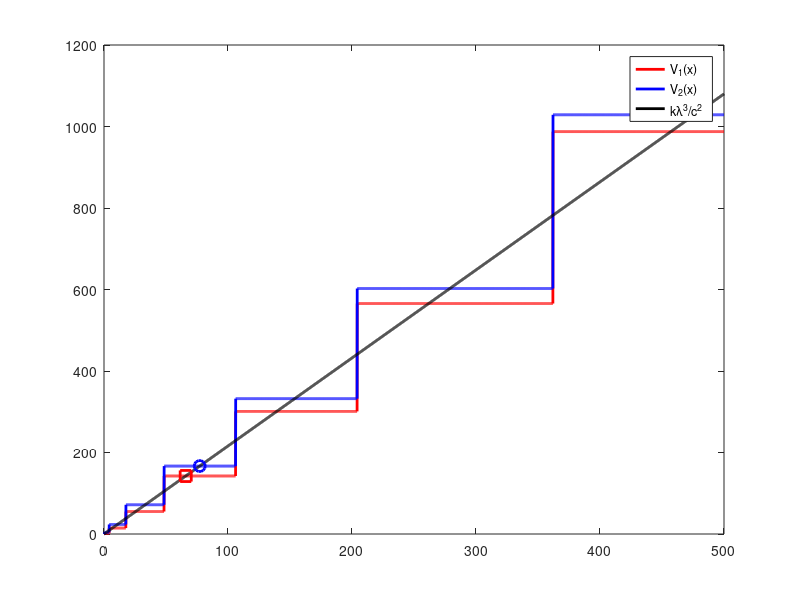
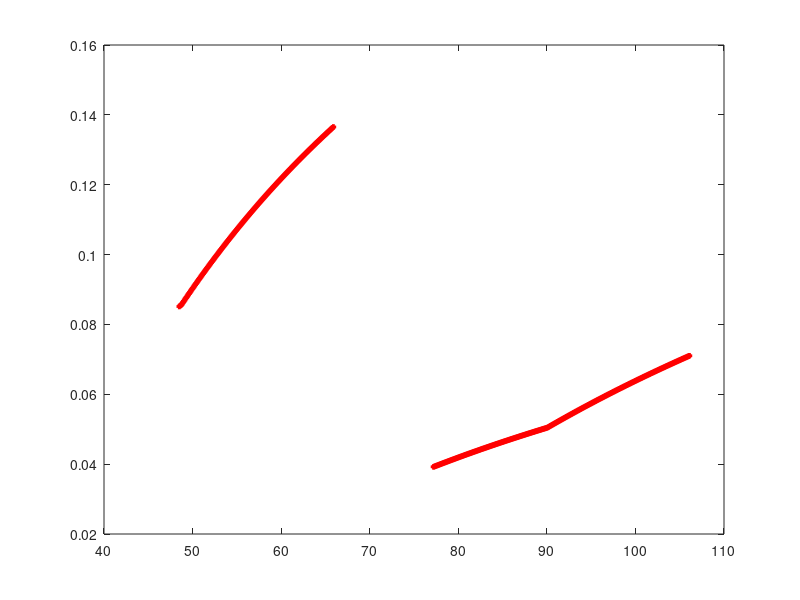

The MATLAB source for these figures, in order: (Note: this script raises an error after producing the figures.)
%%%%%%%%%%%%%%%%%%%%%%%%%%%%%%%%%%%%%%%%%%
%%%%%%% floor NE self-optimization %%%%%%%
%%%%%%%%%%%        PoA         %%%%%%%%%%%
%%%%%%%%%%%%%%%%%%%%%%%%%%%%%%%%%%%%%%%%%%

clear
lambda = 6;
mu = 4;
rho = lambda / mu;
k = 0.1 : .1 : 500;
c = 10;
count  = 0;

v1 = zeros(1, length(k));
v2 = zeros(1, length(k));
x1 = zeros(1, length(k));
x2 = zeros(1, length(k));

for i = 1 : length(k)
    if rho == 1
        x_opt = (2.*k(i).*lambda^3./c^2).^(1/4) - 1;
        x1(i) = floor(x_opt);
        x2(i) = ceil(x_opt);
        v1(i) = (x1(i)+1).^3 .*(x1(i)+2)./2;
        v2(i) = x2(i).*(x2(i)+1).^3./2;
    else
        myfun1 = @(x) (k(i).*lambda.^3.*(1-rho).^3./(c.^2.*rho.^3)).*(1 + 1./(rho.^(x+1)-1)).^2 ...
            + (rho.^(x+1)-1)./log(rho) - x - 1;
        x_opt = fzero(myfun1, [-0.9 200]);
        x1(i) = floor(x_opt);
        x2(i) = ceil(x_opt);
        v1(i) = (1 - rho.^(x1(i)+1)).^2.*(x1(i)+1-(x1(i)+2).*rho+rho.^(x1(i)+2))./(rho.^(2.*x1(i)-1) .* (1-rho)^4);
        v2(i) = (1 - rho.^(x2(i)+1)).^2.*(x2(i) -(x2(i)+1).*rho+rho.^(x2(i)+1))./(rho.^(2.*x2(i)-1) .* (1-rho)^4);
    end
end
%%%%%%%%%%%%%%%%%%%%%%%%%%%%%%%%%%%%%%%%%%%%%
% find the floor start index and end index 
for j = 1 : length(v1)
    if (x1(j) == 3)
        index_start_floor = j;
        break
    end
end

for j = 1 : length(v1)
    if (x1(j) == 4)
        index_end_floor = j-1;
        break
    end
end

for m = index_start_floor : index_end_floor
    if (k(m)*lambda^3/c^2 > v1(m))
        floor_end = m-1;
        break
    end
end
%%%%%%%%%%%%%%%%%%%%%%%%%%%%%%%%%%%%%%%%%%%%%%
% find the ceiling start index and end index

for j = 1 : length(v2)
    if (x2(j) == 4)
        index_start_ceil = j;
        break
    end
end

for j = 1 : length(v2)
    if (x2(j) == 5)
        index_end_ceil = j-1;
        break
    end
end

for m = index_start_ceil : index_end_ceil
    if (k(m)*lambda^3/c^2 > v2(m))
        ceil_start = m;
        break
    end
end
%%%%%%%%%%%%%%%%%%%%%%%%%%%%%%%%%%%%%%%%%%%%%%
k_floor = k(index_start_floor : floor_end);
k_ceil = k(ceil_start : index_end_ceil);

% price of anarchy
% self-optimiation vs overall

priceOfAnarchy_floor = zeros(1, length(k_floor));


for i = 1 : length(k_floor)
    if rho == 1
        W = 1/2;
    else
        W = rho/(1-rho) + rho/log(rho);
    end
    if k_floor(i)*lambda^3/c^2 < W/3
%%%%%%%%%%%%% self-optimization Bs = 0 %%%%%%%%%%%%%
        T_u(1:3) = k_floor(i) * lambda^2/c^2;

%%%%%%%%%%%%%%% overall B_g = 0 %%%%%%%%%%%%%%%%
        T_g(1:3) = k_floor(i) * lambda^2/c^2;

        
    elseif (k_floor(i)*lambda^3/c^2 >= W/3) && (k_floor(i)*lambda^3/c^2 < W)
%%%%%%%%%%%%%%%% self-optimization  Bs = 0 %%%%%%%%%%%%%%
        T_u(1:3) = k_floor(i) * lambda^2/c^2;

%%%%%%%%%%%%% overall optimization %%%%%%%%%%%%%%
        if rho == 1
            x_opt = (6*k_floor(i)*lambda^3/c^2)^(1/4) - 1;
        else
            myfun = @(x) (3.*k_floor(i).*lambda.^3.*(1-rho).^3./(c.^2.*rho.^3)).*(1 + 1./(rho.^(x+1)-1)).^2 + (rho.^(x+1)-1)./log(rho) - x - 1;
            x_opt = fzero(myfun, [-0.9 200]);
        end
        if x_opt < 0
            B(1) = 0;
            B(2) = 0;
            B(3) = 0;
        else
            %B = floor(x_opt):floor(x_opt)+1;
            B(1) = floor(x_opt);
            B(2) = floor(x_opt) + 1;
            B(3) = x_opt;
            %B = x_opt;
        end
        if rho ~= 1
            pi_0 = (1 - rho)./(1 - rho.^(B+1));
            pi_B = (rho.^B - rho.^(B+1))./(1 - rho.^(B+1));
            E_Q = pi_0 .* rho .* ( 1 - rho.^B)./(1-rho).^2 - B .* rho.^(B+1).*pi_0 ./ (1 - rho);
            E_Q1 = (B+1)./(rho.^(B+1) - 1) + B + 1/(1 - rho);
        else
            pi_B = 1 ./ (B+1);
            E_Q = B./ 2;
        end
        T_g  =  E_Q./lambda + k_floor(i).*lambda^2 .* pi_B.^3 ./ c^2;
    else
 %%%%%%%%%%%%% self-optimization %%%%%%%%%%%%%%
        if rho == 1
            x_opt = (2*k_floor(i)*lambda^3/c^2)^(1/4) - 1;
        else
            myfun1 = @(x) (k_floor(i).*lambda.^3.*(1-rho).^3./(c.^2.*rho.^3)).*(1 + 1./(rho.^(x+1)-1)).^2 + (rho.^(x+1)-1)./log(rho) - x - 1;
            x_opt = fzero(myfun1, [-0.9 200]);
        end
        if x_opt < 0
            Bs(1) = 0;
            Bs(2) = 0;
            Bs(3) = 0;
        else
            %Bs = floor(x_opt):floor(x_opt)+1;
            %Bs = x_opt;
            Bs(1) = floor(x_opt);
            Bs(2) = floor(x_opt) + 1;
            Bs(3) = x_opt;
        end
        if rho ~= 1
            pi_0s = (1 - rho)./(1 - rho.^(Bs+1));
            pi_Bs = (rho.^Bs - rho.^(Bs+1))./(1 - rho.^(Bs+1));
            E_Qs = pi_0s .* rho .* ( 1 - rho.^Bs)./(1-rho).^2 - Bs .* rho.^(Bs+1).*pi_0s ./ (1 - rho);
            E_Q1 = (Bs + 1)./(rho.^(Bs+1) - 1) + Bs + 1/(1 - rho);
        else
            pi_Bs = 1 ./ (Bs+1);
            E_Qs = Bs./ 2;
        end
        T_u  =  E_Qs./lambda + k_floor(i).*lambda^2 .* pi_Bs.^3 ./ c^2;

        
%%%%%%%%%%%%% overall optimization%%%%%%%%%%%%%
        if rho == 1
            x_opt = (6*k_floor(i)*lambda^3/c^2)^(1/4) - 1;
        else
            myfun2 = @(x) (3.*k_floor(i).*lambda.^3.*(1-rho).^3./(c.^2.*rho.^3)).*(1 + 1./(rho.^(x+1)-1)).^2 + (rho.^(x+1)-1)./log(rho) - x - 1;
            x_opt = fzero(myfun2, [-0.9 200]);
        end
        if x_opt < 0
            B(1) = 0;
            B(2) = 0;
            B(3) = 0;
        else
            B(1) = floor(x_opt);
            B(2) = floor(x_opt) + 1;
            B(3) = x_opt;
            %B = floor(x_opt):floor(x_opt)+1;
            %B = x_opt;
        end
        if rho ~= 1
            pi_0 = (1 - rho)./(1 - rho.^(B+1));
            pi_B = (rho.^B - rho.^(B+1))./(1 - rho.^(B+1));
            E_Q = pi_0 .* rho .* ( 1 - rho.^B)./(1-rho).^2 - B .* rho.^(B+1).*pi_0 ./ (1 - rho);
            E_Q1 = (B+1)./(rho.^(B+1) - 1) + B + 1/(1 - rho);
        else
            pi_B = 1 ./ (B+1);
            E_Q = B./ 2;
        end
        T_g  =  E_Q./lambda + k_floor(i).*lambda^2 .* pi_B.^3 ./ c^2;
    end
    
%%%%%%%%%%%% price of anarchy - floor NE %%%%%%%%%%%%%%%%%
%%% 1-floor, 2-ceil, 3-continuous
    priceOfAnarchy_floor(i) = 1 - min(T_g(1:2))/(min(T_u(1)));
end

priceOfAnarchy_ceil = zeros(1, length(k_ceil));

for i = 1 : length(k_ceil)
    if rho == 1
        W = 1/2;
    else
        W = rho/(1-rho) + rho/log(rho);
    end
    if k_ceil(i)*lambda^3/c^2 < W/3
%%%%%%%%%%%%% self-optimization Bs = 0 %%%%%%%%%%%%%
        T_u(1:3) = k_ceil(i) * lambda^2/c^2;
%%%%%%%%%%%%%%% overall B_g = 0 %%%%%%%%%%%%%%%%
        T_g(1:3) = k_ceil(i) * lambda^2/c^2;
       
    elseif (k_ceil(i)*lambda^3/c^2 >= W/3) && (k_ceil(i)*lambda^3/c^2 < W)
%%%%%%%%%%%%%%%% self-optimization  Bs = 0 %%%%%%%%%%%%%%
        T_u(1:3) = k_ceil(i) * lambda^2/c^2;
        
%%%%%%%%%%%%% overall optimization %%%%%%%%%%%%%%
        if rho == 1
            x_opt = (6*k_ceil(i)*lambda^3/c^2)^(1/4) - 1;
        else
            myfun = @(x) (3.*k_ceil(i).*lambda.^3.*(1-rho).^3./(c.^2.*rho.^3)).*(1 + 1./(rho.^(x+1)-1)).^2 + (rho.^(x+1)-1)./log(rho) - x - 1;
            x_opt = fzero(myfun, [-0.9 200]);
        end
        if x_opt < 0
            B(1) = 0;
            B(2) = 0;
            B(3) = 0;
          
        else
            %B = floor(x_opt):floor(x_opt)+1;
            B(1) = floor(x_opt);
            B(2) = floor(x_opt) + 1;
            B(3) = x_opt;
            %B = x_opt;
        end
        if rho ~= 1
            pi_0 = (1 - rho)./(1 - rho.^(B+1));
            pi_B = (rho.^B - rho.^(B+1))./(1 - rho.^(B+1));
            E_Q = pi_0 .* rho .* ( 1 - rho.^B)./(1-rho).^2 - B .* rho.^(B+1).*pi_0 ./ (1 - rho);
            E_Q1 = (B+1)./(rho.^(B+1) - 1) + B + 1/(1 - rho);
        else
            pi_B = 1 ./ (B+1);
            E_Q = B./ 2;
        end
        T_g  =  E_Q./lambda + k_ceil(i).*lambda^2 .* pi_B.^3 ./ c^2;     
    else
 %%%%%%%%%%%%% self-optimization %%%%%%%%%%%%%%
        if rho == 1
            x_opt = (2*k_ceil(i)*lambda^3/c^2)^(1/4) - 1;
        else
            myfun1 = @(x) (k_ceil(i).*lambda.^3.*(1-rho).^3./(c.^2.*rho.^3)).*(1 + 1./(rho.^(x+1)-1)).^2 + (rho.^(x+1)-1)./log(rho) - x - 1;
            x_opt = fzero(myfun1, [-0.9 200]);
        end
        if x_opt < 0
            Bs(1) = 0;
            Bs(2) = 0;
            Bs(3) = 0;
        else
            %Bs = floor(x_opt):floor(x_opt)+1;
            %Bs = x_opt;
            Bs(1) = floor(x_opt);
            Bs(2) = floor(x_opt) + 1;
            Bs(3) = x_opt;
        end
        if rho ~= 1
            pi_0s = (1 - rho)./(1 - rho.^(Bs+1));
            pi_Bs = (rho.^Bs - rho.^(Bs+1))./(1 - rho.^(Bs+1));
            E_Qs = pi_0s .* rho .* ( 1 - rho.^Bs)./(1-rho).^2 - Bs .* rho.^(Bs+1).*pi_0s ./ (1 - rho);
            E_Q1 = (Bs + 1)./(rho.^(Bs+1) - 1) + Bs + 1/(1 - rho);
        else
            pi_Bs = 1 ./ (Bs+1);
            E_Qs = Bs./ 2;
        end
        T_u  =  E_Qs./lambda + k_ceil(i).*lambda^2 .* pi_Bs.^3 ./ c^2;

        
%%%%%%%%%%%%% overall optimization%%%%%%%%%%%%%
        if rho == 1
            x_opt = (6*k_ceil(i)*lambda^3/c^2)^(1/4) - 1;
        else
            myfun2 = @(x) (3.*k_ceil(i).*lambda.^3.*(1-rho).^3./(c.^2.*rho.^3)).*(1 + 1./(rho.^(x+1)-1)).^2 + (rho.^(x+1)-1)./log(rho) - x - 1;
            x_opt = fzero(myfun2, [-0.9 200]);
        end
        if x_opt < 0
            B(1) = 0;
            B(2) = 0;
            B(3) = 0;
        else
            B(1) = floor(x_opt);
            B(2) = floor(x_opt) + 1;
            B(3) = x_opt;
            %B = floor(x_opt):floor(x_opt)+1;
            %B = x_opt;
        end
        if rho ~= 1
            pi_0 = (1 - rho)./(1 - rho.^(B+1));
            pi_B = (rho.^B - rho.^(B+1))./(1 - rho.^(B+1));
            E_Q = pi_0 .* rho .* ( 1 - rho.^B)./(1-rho).^2 - B .* rho.^(B+1).*pi_0 ./ (1 - rho);
            E_Q1 = (B+1)./(rho.^(B+1) - 1) + B + 1/(1 - rho);
        else
            pi_B = 1 ./ (B+1);
            E_Q = B./ 2;
        end
        T_g  =  E_Q./lambda + k_ceil(i).*lambda^2 .* pi_B.^3 ./ c^2;
    end
    
%%%%%%%%%%%% price of anarchy - floor NE %%%%%%%%%%%%%%%%%
%%% 1-floor, 2-ceil, 3-continuous
    priceOfAnarchy_ceil(i) = 1 - min(T_g(1:2))/(min(T_u(2)));
end

figure(11)
k_all = [k_floor , k_ceil];
PoA_floor_and_ceil = [priceOfAnarchy_floor , priceOfAnarchy_ceil];
plot(k_all, PoA_floor_and_ceil,'rs','LineWidth',2,'MarkerSize',2)

figure(1)
plot(k, v1, 'r','LineWidth',2,'MarkerSize',2)
hold on
plot(k, v2, 'b','LineWidth',2,'MarkerSize',2)
plot(k, k.*lambda^3./c^2, 'k','LineWidth',2,'MarkerSize',2)
plot(k(floor_end),k(floor_end).*lambda^3./c^2,'r-s','LineWidth',2,'MarkerSize',8)
plot(k(ceil_start),k(ceil_start).*lambda^3./c^2,'b-o','LineWidth',2,'MarkerSize',8)
legend('V_1(x)','V_2(x)', 'k\lambda^3/c^2')
title('\rho = ' + string(rho) + ', c = ' + string(c), 'FontSize', 15)
xlabel('k')
ylabel('V_1(x) & V_2(x)')
grid on

figure(22222)
plot(k_floor.*lambda^3./c^2, priceOfAnarchy_floor, 'r','LineWidth',2,'MarkerSize',2)
hold on
% plot(W/3, 0, 'b-o','LineWidth',2,'MarkerSize',2)
% plot(W, 0, 'r-s','LineWidth',2,'MarkerSize',2)
xlabel('k\lambda^3/c^2','FontSize', 18)
ylabel('PoA','FontSize', 18)
title('PoA (Floor NE): \rho = ' + string(rho) + ', c = ' + string(c) ...
    + ', \lambda = ' + string(lambda), 'FontSize', 18)
set(gca,'FontSize',18)

figure(22322)
plot(k_ceil.*lambda^3./c^2, priceOfAnarchy_ceil, 'b','LineWidth',2,'MarkerSize',2)
xlabel('k\lambda^3/c^2','FontSize', 18)
ylabel('PoA','FontSize', 18)
title('PoA (Ceiling NE): \rho = ' + string(rho) + ', c = ' + string(c) ...
    + ', \lambda = ' + string(lambda) , 'FontSize', 18)
set(gca,'FontSize',18)
grid on
